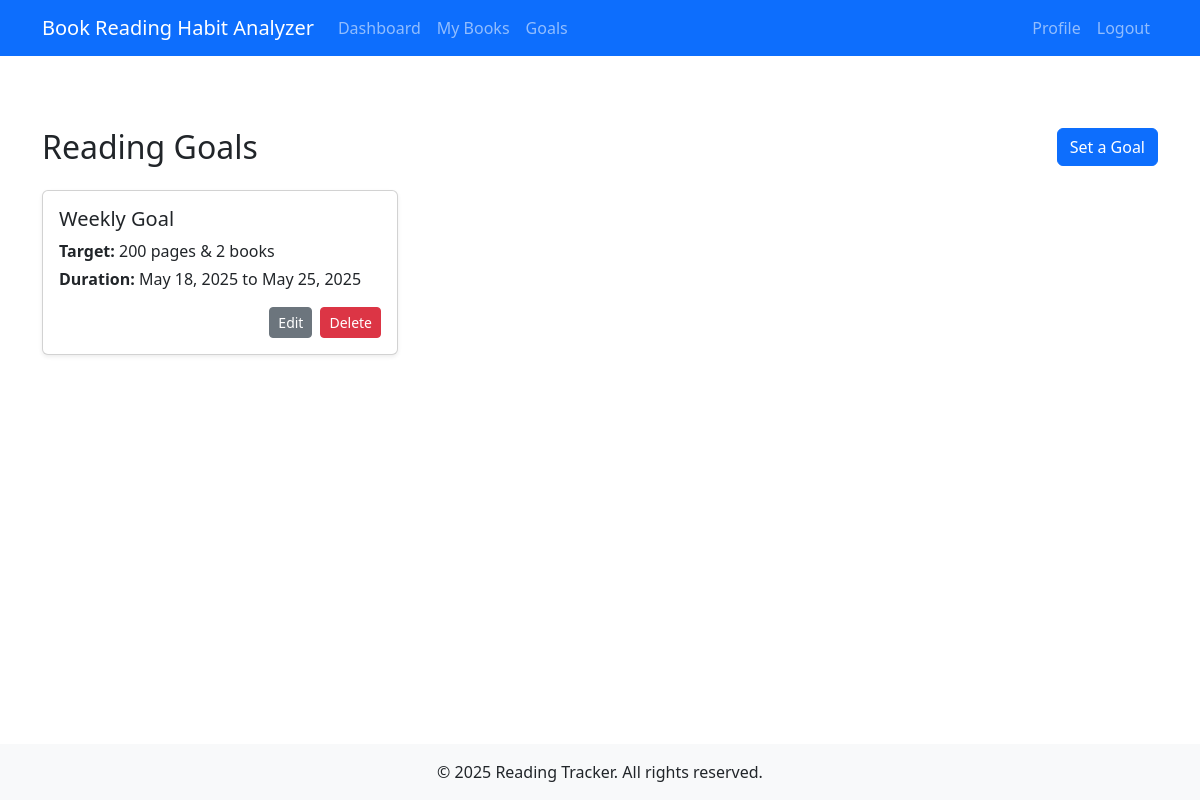
The app's page /goals/ (signed in), older data.
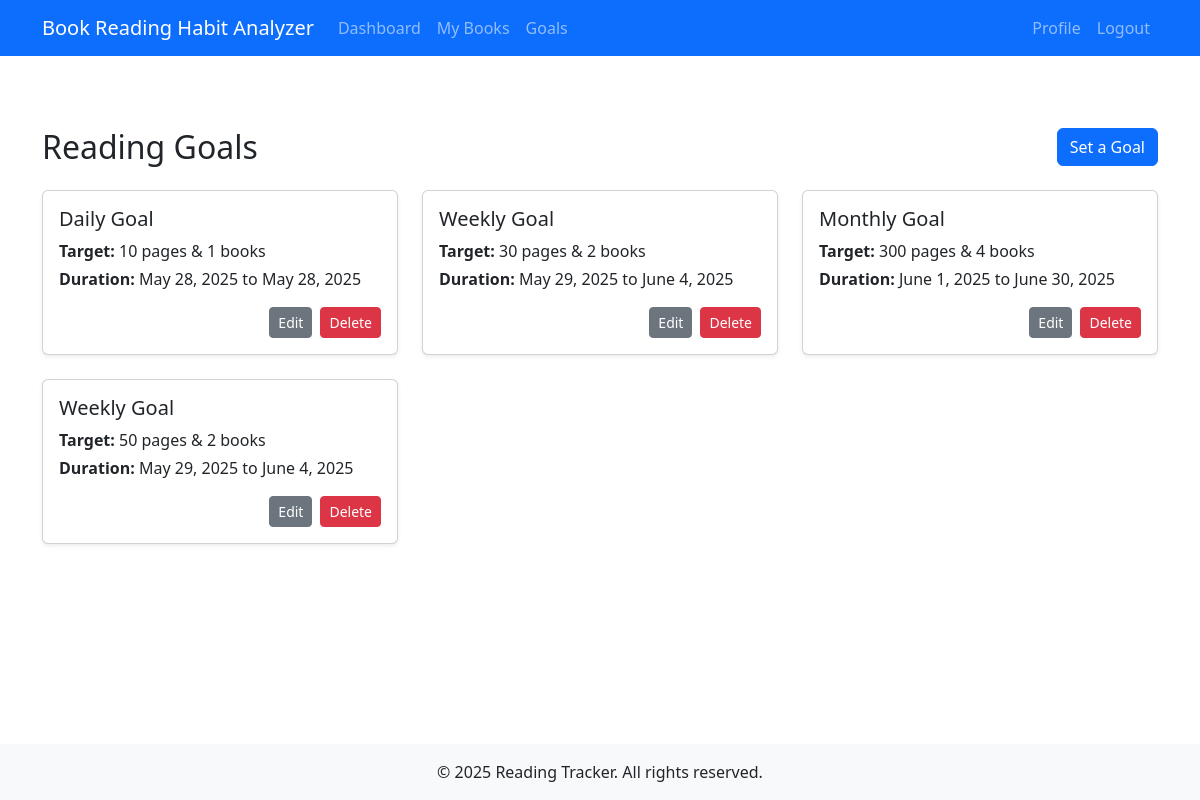
The same page, newer data.
### reading_tracker/models.py (models this page shows, shortened)
class ReadingGoal(models.Model):
    GOAL_TYPES = (
        ('D', 'Daily'),
        ('W', 'Weekly'),
        ('M', 'Monthly'),
        ('Y', 'Yearly')
    )
    user = models.ForeignKey(User, on_delete=models.CASCADE)
    goal_type = models.CharField(max_length=1, choices=GOAL_TYPES)
    target_pages = models.IntegerField()
    target_books = models.IntegerField(default=0)
    start_date = models.DateField()
    end_date = models.DateField()
    created_at = models.DateTimeField(auto_now_add=True)
    class Meta:
        ordering = ['-created_at']

### reading_tracker/views.py (the view)
# urls.py: path('goals/', views.reading_goals, name='reading_goals'),
@login_required
def reading_goals(request):
    goals = ReadingGoal.objects.filter(user=request.user)
    return render(request, 'reading_tracker/goals.html', {'goals': goals})

### templates/reading_tracker/goals.html
{% extends "base.html" %}
{% block content %}
<div class="container mt-4">
    <div class="d-flex justify-content-between align-items-center mb-4">
        <h2 class="mb-0">Reading Goals</h2>
        <a href="{% url 'add_goal' %}" class="btn btn-primary">Set a Goal</a>
    </div>
    {% if goals %}
        <div class="row">
            {% for goal in goals %}
                <div class="col-md-6 col-lg-4 mb-4">
                    <div class="card shadow-sm h-100">
                        <div class="card-body">
                            <h5 class="card-title mb-2">{{ goal.get_goal_type_display }} Goal</h5>
                            <p class="mb-1">
                                <strong>Target:</strong> {{ goal.target_pages }} pages
                                {% if goal.target_books %}
                                    &amp; {{ goal.target_books }} books
                                {% endif %}
                            </p>
                            <p class="mb-1">
                                <strong>Duration:</strong> {{ goal.start_date }} to {{ goal.end_date }}
                            </p>
                            <div class="d-flex justify-content-end mt-3">
                                <a href="{% url 'edit_goal' goal.pk %}" class="btn btn-secondary btn-sm me-2">
                                    Edit
                                </a>
                                <a href="{% url 'delete_goal' goal.pk %}" class="btn btn-danger btn-sm"
                                   >
                                    Delete
                                </a>
                            </div>
                        </div>
                    </div>
                </div>
            {% endfor %}
        </div>
    {% else %}
        <div class="alert alert-info">No goals set.</div>
    {% endif %}
</div>
{% endblock %}

Row changes from the older to the newer data that the page shows:
removed ReadingGoal: goal_type "Weekly", target_pages "200", target_books "2", start_date "May 18, 2025", end_date "May 25, 2025"
added ReadingGoal: goal_type "Daily", target_pages "10", target_books "1", start_date "May 28, 2025", end_date "May 28, 2025"
added ReadingGoal: goal_type "Weekly", target_pages "30", target_books "2", start_date "May 29, 2025", end_date "June 4, 2025"
added ReadingGoal: goal_type "Monthly", target_pages "300", target_books "4", start_date "June 1, 2025", end_date "June 30, 2025"
added ReadingGoal: goal_type "Weekly", target_pages "50", target_books "2", start_date "May 29, 2025", end_date "June 4, 2025"
